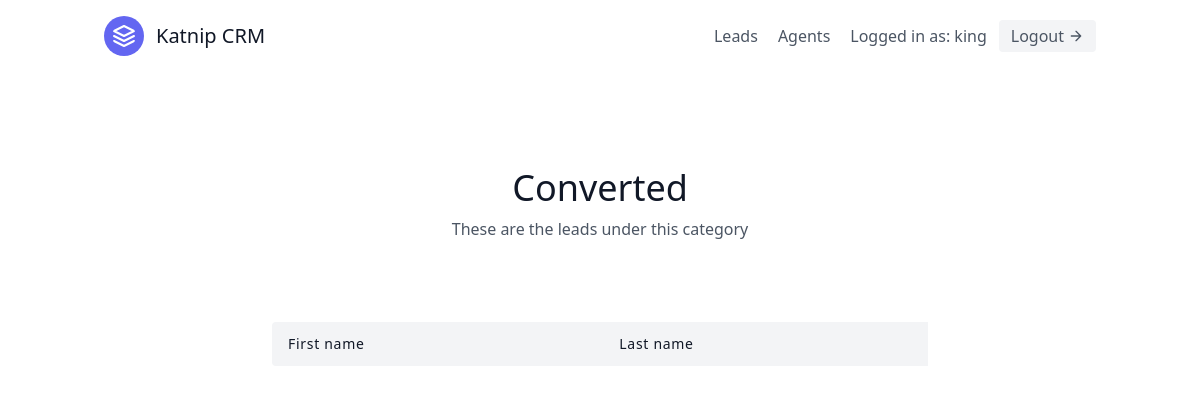
The page /leads/categories/2/ (signed in) on the database as committed earlier.
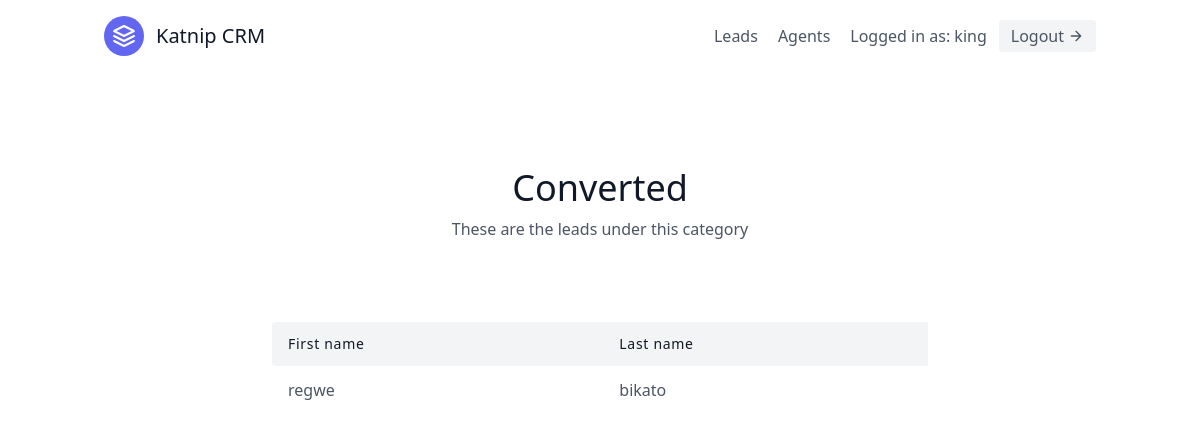
The same page on the database as committed later.
### leads/models.py (models this page shows, shortened)
class Lead(models.Model):
    first_name = models.CharField(max_length=20)
    last_name = models.CharField(max_length=20)
    notes = models.TextField()
    age = models.IntegerField(default=0)
    agent = models.ForeignKey(
        "Agent", on_delete=models.SET_NULL, null=True, blank=True
    )
    organisation = models.ForeignKey(
        UserProfile, on_delete=models.CASCADE
    )
    category = models.ForeignKey(
        "Category", related_name="leads",on_delete=models.SET_NULL, null=True, blank=True
    )

### leads/views.py (the view)
# urls.py: path("categories/<int:pk>/", CategoryDetailView.as_view(), name="category-detail"),
class CategoryDetailView(LoginRequiredMixin, DetailView):
    template_name = "leads/category_detail.html"
    context_object_name = "category"
    def get_context_data(self, **kwargs):
        context = super(CategoryDetailView, self).get_context_data(**kwargs)
        leads = self.get_object().leads.all()
        context.update({"leads": leads})
        return context
    def get_queryset(self):
        user = self.request.user
        if user.is_organiser:
            queryset = Category.objects.filter(
                organisation=user.userprofile,
            )
        else:
            queryset = Category.objects.filter(
                organisation=user.agent.organisation,
            )
        return queryset

### leads/templates/leads/category_detail.html
{% extends 'base.html' %}
{% block content %}
<section class="text-gray-600 body-font">
  <div class="container px-5 py-24 mx-auto">
    <div class="flex flex-col text-center w-full mb-20">
      <h1 class="sm:text-4xl text-3xl font-medium title-font mb-2 text-gray-900">{{ category.name }}</h1>
      <p class="lg:w-2/3 mx-auto leading-relaxed text-base">These are the leads under this category</p>
    </div>
    <div class="lg:w-2/3 w-full mx-auto overflow-auto">
      <table class="table-auto w-full text-left whitespace-no-wrap">
        <thead>
          <tr>
            <th class="px-4 py-3 title-font tracking-wider font-medium text-gray-900 text-sm bg-gray-100 rounded-tl rounded-bl">First name</th>
            <th class="px-4 py-3 title-font tracking-wider font-medium text-gray-900 text-sm bg-gray-100">Last name</th>
          </tr>
        </thead>
        <tbody>
            {% for lead in leads  %}
                <tr>
                    <td class="px-4 py-3">
                      <a class="hover:text-blue-500" href="{% url 'leads:lead-detail' lead.pk %}">{{ lead.first_name }}</a>
                    </td>
                    <td class="px-4 py-3">{{ lead.last_name }}</td>
                </tr>
            {% endfor %}
        </tbody>
      </table>
    </div>
</section>
{% endblock content %}

Rows that differ between the two databases and show on the page:
now on this page (row edited): Lead: first_name "regwe", last_name "bikato"
